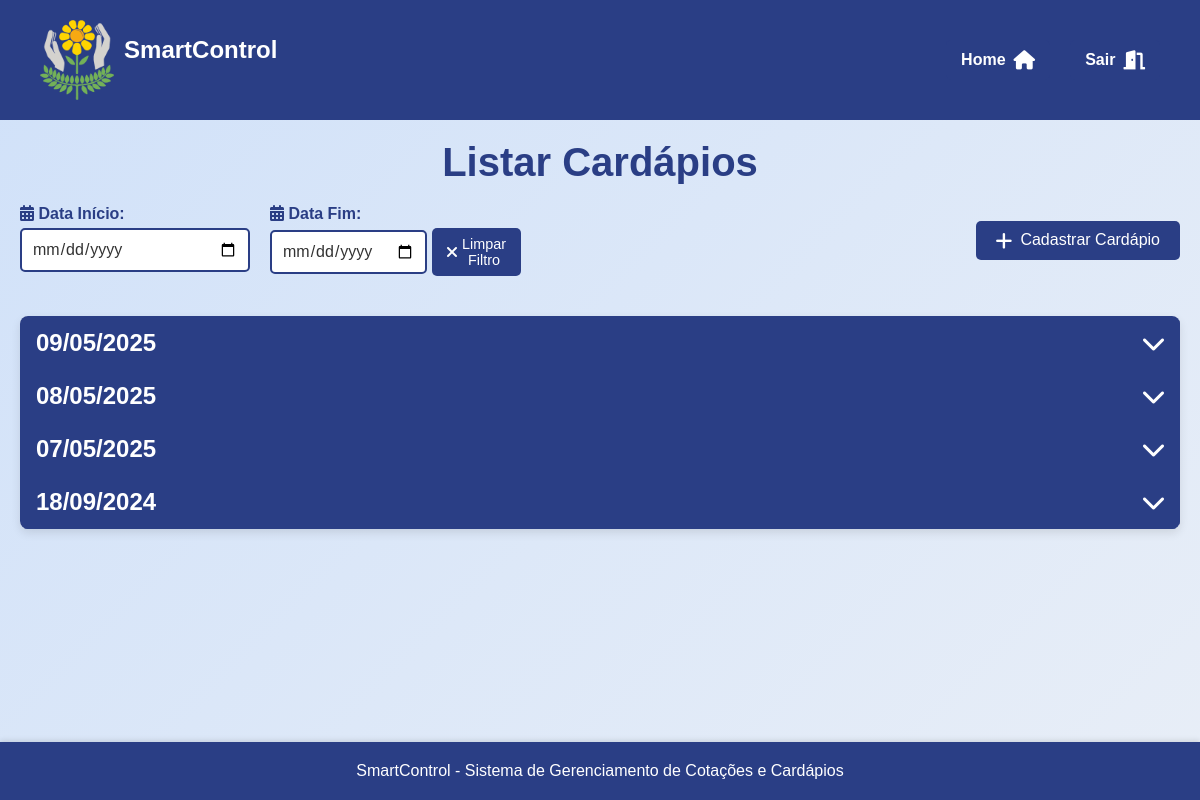
/assets/view/pages/cardapio/listarCardapio/listarCardapio.php (signed in), run on the app's committed database.
### tables this page shows
CREATE TABLE `cardapios` (
  `id` int(11) NOT NULL,
  `nutricionista_id` int(11) NOT NULL,
  `dataC` date NOT NULL,
  `periodo` text NOT NULL,
  `descricao` text DEFAULT NULL,
  `data_criacao` timestamp NOT NULL DEFAULT current_timestamp()
);

### assets/model/Usuario.php (called while the page is built, shortened)
<?php
abstract class Usuario {
    protected $tipo_usuario;
    public function getTipoUsuario() {
        return $this->tipo_usuario;
    }
}
?>

### assets/model/pdo/DataBase.php (called while the page is built, shortened)
<?php
class Database {
    private $host = 'localhost';
    private $dbname = 'sistema_apae';
    private $username = 'root';
    private $password = '';
    public $conn;
    public function __construct()
    {
        try {
            $this->conn = new PDO("mysql:host=$this->host;dbname=$this->dbname", $this->username, $this->password);
            $this->conn->setAttribute(PDO::ATTR_ERRMODE, PDO::ERRMODE_EXCEPTION);
        } catch (PDOException $exception) {
            echo "Erro na conexão: " . $exception->getMessage();
        }
    }
    public function read($table, $columns = "*", $id = null, $where = null) {
        $sql = "SELECT $columns FROM $table";
        try {
            $stmt = $this->conn->prepare($sql);
            $stmt->execute();
            return $stmt->fetchAll(PDO::FETCH_ASSOC);
        } catch (PDOException $exception) {
            echo "Erro ao ler: " . $exception->getMessage();
            return false;
        }
    }
}
?>

### assets/controller/userController.php (called while the page is built, shortened)
<?php
require_once __DIR__ . '/../model/Usuario.php';
require_once __DIR__ . '/../model/pdo/DataBase.php';
class ControladorUsuarios
{
    private $banco;
    public function __construct() {
        $this->banco = new DataBase;
    }
    public function obterPermissoes($tipo_usuario) {
        $conn = $this->banco->conn;
        $sql = "SELECT * FROM permissoes WHERE tipo_usuario = :tipo_usuario";
        $stmt = $conn->prepare($sql);
        $stmt->bindParam(":tipo_usuario", $tipo_usuario);
        $stmt->execute();
        $permissoes = $stmt->fetch(PDO::FETCH_ASSOC);
        return $permissoes;
    }
}
?>

### assets/model/utils.php (called while the page is built)
<?php
require_once __DIR__ . "/../controller/userController.php";
function verificarPermissao($tipo_usuario, $acao) {
    $controler = new ControladorUsuarios();
    $permissoes = $controler->obterPermissoes($tipo_usuario);
    return isset($permissoes[$acao]) && $permissoes[$acao] == 1;
}
?>

### assets/controller/cardapioController.php (called while the page is built, shortened)
<?php
require_once __DIR__ . "/../model/pdo/Database.php";
require_once __DIR__ . "/../model/Cardapio.php";
class cardapioController {
    private $db;
    public function __construct() {
        $this->db = new Database();
    }
    public function listarcardapios() {
        $todosCardapio = $this->db->read("cardapios");
        usort($todosCardapio, function($a, $b) {
            return strtotime($a['dataC']) - strtotime($b['dataC']);
        });
        $arr = [];
        foreach($todosCardapio as $cardapio) {
            $novocardapio = new Cardapio($cardapio['id'], $cardapio['nutricionista_id'], $cardapio['dataC'], $cardapio['periodo'], $cardapio['descricao']);
            $arr[] = $novocardapio;
        }
        return $arr;
    }
}
?>

### assets/model/Cardapio.php (called while the page is built, shortened)
<?php
class Cardapio {
private $id;
private $dataC;
public function __construct($id = null, $nutricionista_id = null, $dataC = null, $periodo = null, $descricao = null) {
    $this->id = $id;
    $this->dataC = $dataC;
}
public function getId() {
    return $this->id;
}
public function getDataC() {
    return $this->dataC;
}
}
?>

### assets/view/pages/cardapio/listarCardapio/listarCardapio.php (the view, shortened to what this page needs)
<?php
    require_once __DIR__ . '/../../../../controller/cardapioController.php';
    require_once __DIR__ . "/../../../../controller/userController.php";
    require_once __DIR__ . "/../../../../controller/pageController.php";
    require_once __DIR__ . "/../../../../model/utils.php";
    $user = $_SESSION['user'];
    $tipo_usuario = $user->getTipoUsuario();
    $podeGerenciarCardapios = verificarPermissao($tipo_usuario, 'gerenciar_cardapios');
    $cardapioController = new cardapioController();
    $cotacaoController = new ControladorCotacao();
?>
<!DOCTYPE html>
<html lang="pt-br">
<head>
    <link rel="stylesheet" href="../../styles/ListarStyle.css">
    <link rel="stylesheet" href="./customCardapio.css">
    <link rel="stylesheet" href="https://cdnjs.cloudflare.com/ajax/libs/font-awesome/6.0.0-beta3/css/all.min.css">
</head>
<body>
    <main>
        <h1>Listar Cardápios</h1>
        <section class="search">
            <div>
                <section class="input-filter-date">
                    <label for="dataInicio"><i class="fas fa-calendar-alt"></i> Data Início:</label>
                    <input type="date" id="dataInicio" name="dataInicio" value="<?php echo $_GET['dataInicio'] ?? ''; ?>">
                </section>
                <section class="input-filter-date">
                    <label for="dataFim"><i class="fas fa-calendar-alt"></i> Data Fim:</label>
                    <div class="input-group">
                        <input type="date" id="dataFim" name="dataFim" value="<?php echo $_GET['dataFim'] ?? ''; ?>">
                        <button class="buttonLimpar" onclick="limparFiltros()">
                            <i class="fas fa-times"></i> Limpar Filtro
                        </button>
                    </div>
                </section>
            </div>
            <div class="right">
                <section class="add-user">
                    <?php if ($podeGerenciarCardapios): ?>
                        <a href="../cadastrarCardapio/cadCardapio.php" class="add-user-btn">
                            <i class="fas fa-plus"></i> Cadastrar Cardápio
                        </a>
                    <?php endif; ?>
                </section>
            </div>
        </section>
        <table>
            <tbody>
                <?php
                if ($cardapioController) {
                    $cardapios = $cardapioController->listarcardapios();
                    usort($cardapios, function($a, $b) {
                        return strtotime($b->getDataC()) - strtotime($a->getDataC());
                    });
                    foreach ($cardapios as $cardapio) {
                        $id = 'folder' . $cardapio->getId();
                        $dataFormatada = date("d/m/Y", strtotime($cardapio->getDataC()));
                        echo "<tr class='folder' onclick='toggleFolder(\"{$id}\")'>";
                        echo "<td colspan='6'><h2>{$dataFormatada} <i class='fas fa-chevron-down'></i></h2></td>";
                        echo "</tr>";
                        $produtinhos = $cotacaoController->verCadProdutos($cardapio->getId());
                        var_dump($produtinhos);
                    }
                } else {
                    echo "<tr><td colspan='7'>Nenhum cardápio encontrado.</td></tr>";
                }
                ?>
            </tbody>
        </table>
    </main>
</body>
</html>

### assets/view/pages/styles/ListarStyle.css (style rules this page uses)
h1 { font-size: 2.5rem; color: var(--darkblue); text-align: center; margin-bottom: 20px; }
.search { display: flex; justify-content: space-between; align-items: center; margin-bottom: 20px; gap: 10px; }
.add-product-btn, .add-user-btn, .add-quote-btn { display: inline-flex; align-items: center; gap: 8px; padding: 10px 20px; background-color: var(--darkblue); color: var(--white); border-radius: 5px; text-decoration: none; font-size: 1rem; transition: background-color 0.3s ease, transform 0.2s ease; }
table { width: 100%; border-collapse: collapse; margin: 20px 0; font-size: 1rem; text-align: left; background-color: var(--white); border-radius: 8px; overflow: hidden; box-shadow: 0 4px 10px rgba(0, 0, 0, 0.1); }
table th, table td { padding: 12px 15px; border: 1px solid var(--darkblue); }
.input-filter-date label { font-size: 1rem; color: var(--darkblue); font-weight: bold; margin-right: 10px; }
.input-filter-date input { padding: 10px; font-size: 1rem; border: 2px solid var(--darkblue); border-radius: 5px; background-color: var(--white); color: var(--darkgray); transition: border-color 0.3s ease; width: 100%; }
.buttonLimpar { padding: 8px 15px; background-color: #007bff; color: #fff; border: none; border-radius: 5px; font-size: 0.9rem; cursor: pointer; display: flex; align-items: center; gap: 5px; transition: background-color 0.3s ease, transform 0.2s ease; }
.buttonLimpar i { font-size: 1rem; }

### assets/view/pages/cardapio/listarCardapio/customCardapio.css (style rules this page uses)
.search { display: flex; justify-content: space-between; width: 100%; margin-bottom: 20px; }
.search > div { width: 50%; display: flex; }
.search > div > * { margin: 0; margin-right: 20px; }
.search > div.right > * { margin-right: 0; margin-left: 20px; }
.search > div.right { justify-content: flex-end; }
.input-filter-date { display: flex; flex-direction: column; gap: 5px; width: 40%; }
.input-filter-date label { font-size: 1rem; color: var(--darkblue); font-weight: bold; }
.input-filter-date input { padding: 10px; font-size: 1rem; border: 2px solid var(--darkblue); border-radius: 5px; background-color: var(--white); color: var(--darkgray); transition: border-color 0.3s ease; width: 100%; }
.add-user-btn { display: inline-flex; align-items: center; gap: 8px; padding: 10px 20px; background-color: var(--darkblue); color: var(--white); border-radius: 5px; text-decoration: none; font-size: 1rem; transition: background-color 0.3s ease, transform 0.2s ease; }
.add-user-btn i { font-size: 1.2rem; }
table { width: 100%; border-collapse: collapse; margin: 20px 0; font-size: 1rem; text-align: left; background-color: var(--white); border-radius: 8px; overflow: hidden; box-shadow: 0 4px 10px rgba(0, 0, 0, 0.1); }
table th, table td { padding: 12px 15px; border: 1px solid var(--darkblue); }
.folder { background-color: var(--darkblue); color: var(--white); cursor: pointer; transition: background-color 0.3s ease; }
.folder h2 { display: flex; justify-content: space-between; align-items: center; cursor: pointer; margin: 0; }
.folder i { transition: transform 0.3s ease; }
.input-group { display: flex; align-items: center; gap: 5px; }
.buttonLimpar { padding: 8px 15px; background-color: var(--darkblue); color: var(--white); border: none; border-radius: 5px; font-size: 0.9rem; cursor: pointer; display: flex; align-items: center; gap: 5px; transition: background-color 0.3s ease, transform 0.2s ease; }
.buttonLimpar i { font-size: 1rem; }

### assets/view/pages/global.css (style rules this page uses)
* { margin: 0; padding: 0; box-sizing: border-box; font-family: 'Arial', sans-serif; }
:root { --yellow: #fbde04; --lightyellow: #f9e79f; --lightgray: #bebcaf; --orange: #fdb813; --darkblue: #2a3e85; --green: #65b560; --lightblue: #3e9bd4; --superlightblue: #d0e1f9; --red: #ff0000; --darkred: #c9302c; --white: #ffffff; --black: #000000; --darkgray: #333333; --lightwhite:#e8eef7; --superdarkblue: #324a89; --gray: #555555; }
body { font-family: 'Arial', sans-serif; display: flex; flex-direction: column; min-height: 100vh; margin: 0; background: linear-gradient(135deg, var(--superlightblue) 0%, var(--lightwhite) 100%); color: var(--darkgray); }
main { flex: 1; display: flex; flex-direction: column; justify-content: flex-start; padding: 20px; }

### data on the page
cardapios: dataC "09/05/2025"
cardapios: dataC "08/05/2025"
cardapios: dataC "07/05/2025"
cardapios: dataC "18/09/2024"
